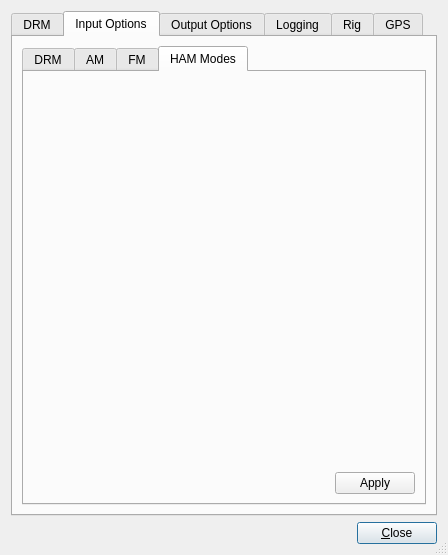
<ui version="4.0" >
 <class>ReceiverSettingsDlg</class>
 <widget class="QDialog" name="ReceiverSettingsDlg" >
  <property name="geometry" >
   <rect>
    <x>0</x>
    <y>0</y>
    <width>442</width>
    <height>535</height>
   </rect>
  </property>
  <property name="windowTitle" >
   <string>Settings</string>
  </property>
  <property name="sizeGripEnabled" >
   <bool>true</bool>
  </property>
  <layout class="QGridLayout" name="gridLayout_6" >
   <item row="0" column="0" >
    <widget class="QTabWidget" name="TabWidget" >
     <property name="currentIndex" >
      <number>1</number>
     </property>
     <widget class="QWidget" name="drm_2" >
      <attribute name="title" >
       <string>DRM</string>
      </attribute>
      <layout class="QGridLayout" name="gridLayout_9" >
       <property name="margin" >
        <number>11</number>
       </property>
       <item row="0" column="0" >
        <widget class="QGroupBox" name="groupBox_4" >
         <property name="title" >
          <string>Channel Estimation</string>
         </property>
         <layout class="QGridLayout" name="gridLayout_8" >
          <item row="0" column="0" colspan="2" >
           <widget class="QGroupBox" name="groupBox_3" >
            <property name="title" >
             <string>Frequency Interpolation</string>
            </property>
            <layout class="QHBoxLayout" name="horizontalLayout_2" >
             <item>
              <widget class="QRadioButton" name="RadioButtonFreqWiener" >
               <property name="sizePolicy" >
                <sizepolicy vsizetype="Minimum" hsizetype="Minimum" >
                 <horstretch>0</horstretch>
                 <verstretch>0</verstretch>
                </sizepolicy>
               </property>
               <property name="text" >
                <string>Wiener</string>
               </property>
              </widget>
             </item>
             <item>
              <widget class="QRadioButton" name="RadioButtonFreqLinear" >
               <property name="sizePolicy" >
                <sizepolicy vsizetype="Minimum" hsizetype="Minimum" >
                 <horstretch>0</horstretch>
                 <verstretch>0</verstretch>
                </sizepolicy>
               </property>
               <property name="text" >
                <string>Linear</string>
               </property>
              </widget>
             </item>
             <item>
              <widget class="QRadioButton" name="RadioButtonFreqDFT" >
               <property name="sizePolicy" >
                <sizepolicy vsizetype="Minimum" hsizetype="Minimum" >
                 <horstretch>0</horstretch>
                 <verstretch>0</verstretch>
                </sizepolicy>
               </property>
               <property name="text" >
                <string>DFT Zero Pad.</string>
               </property>
              </widget>
             </item>
            </layout>
           </widget>
          </item>
          <item row="1" column="0" >
           <widget class="QGroupBox" name="groupBox_2" >
            <property name="title" >
             <string>Time Interpolation</string>
            </property>
            <widget class="QRadioButton" name="RadioButtonTiWiener" >
             <property name="geometry" >
              <rect>
               <x>11</x>
               <y>25</y>
               <width>57</width>
               <height>19</height>
              </rect>
             </property>
             <property name="sizePolicy" >
              <sizepolicy vsizetype="Minimum" hsizetype="Minimum" >
               <horstretch>0</horstretch>
               <verstretch>0</verstretch>
              </sizepolicy>
             </property>
             <property name="text" >
              <string>Wiener</string>
             </property>
            </widget>
            <widget class="QRadioButton" name="RadioButtonTiLinear" >
             <property name="geometry" >
              <rect>
               <x>74</x>
               <y>25</y>
               <width>52</width>
               <height>19</height>
              </rect>
             </property>
             <property name="sizePolicy" >
              <sizepolicy vsizetype="Minimum" hsizetype="Minimum" >
               <horstretch>0</horstretch>
               <verstretch>0</verstretch>
              </sizepolicy>
             </property>
             <property name="text" >
              <string>Linear</string>
             </property>
            </widget>
           </widget>
          </item>
          <item row="1" column="1" >
           <widget class="QGroupBox" name="groupBox" >
            <property name="title" >
             <string>Time Sync Tracking</string>
            </property>
            <layout class="QVBoxLayout" name="verticalLayout" >
             <item>
              <widget class="QRadioButton" name="RadioButtonTiSyncEnergy" >
               <property name="sizePolicy" >
                <sizepolicy vsizetype="Minimum" hsizetype="Minimum" >
                 <horstretch>0</horstretch>
                 <verstretch>0</verstretch>
                </sizepolicy>
               </property>
               <property name="text" >
                <string>Guard Energy</string>
               </property>
              </widget>
             </item>
             <item>
              <widget class="QRadioButton" name="RadioButtonTiSyncFirstPeak" >
               <property name="sizePolicy" >
                <sizepolicy vsizetype="Minimum" hsizetype="Minimum" >
                 <horstretch>0</horstretch>
                 <verstretch>0</verstretch>
                </sizepolicy>
               </property>
               <property name="text" >
                <string>First Peak</string>
               </property>
              </widget>
             </item>
            </layout>
           </widget>
          </item>
         </layout>
        </widget>
       </item>
       <item row="2" column="0" >
        <widget class="QGroupBox" name="groupBox_6" >
         <property name="title" >
          <string>MLC Iterations</string>
         </property>
         <layout class="QGridLayout" name="gridLayout_10" >
          <item row="0" column="0" >
           <widget class="QSlider" name="SliderNoOfIterations" >
            <property name="sizePolicy" >
             <sizepolicy vsizetype="Fixed" hsizetype="Expanding" >
              <horstretch>0</horstretch>
              <verstretch>0</verstretch>
             </sizepolicy>
            </property>
            <property name="minimumSize" >
             <size>
              <width>100</width>
              <height>0</height>
             </size>
            </property>
            <property name="maximum" >
             <number>6</number>
            </property>
            <property name="pageStep" >
             <number>1</number>
            </property>
            <property name="orientation" >
             <enum>Qt::Horizontal</enum>
            </property>
            <property name="tickPosition" >
             <enum>QSlider::TicksBothSides</enum>
            </property>
           </widget>
          </item>
         </layout>
        </widget>
       </item>
       <item row="1" column="0" >
        <widget class="QGroupBox" name="groupBox_5" >
         <property name="title" >
          <string>Interferer Rejection</string>
         </property>
         <layout class="QHBoxLayout" name="horizontalLayout" >
          <item>
           <widget class="QCheckBox" name="CheckBoxModiMetric" >
            <property name="text" >
             <string>Modified &amp;Metrics</string>
            </property>
           </widget>
          </item>
          <item>
           <widget class="QCheckBox" name="CheckBoxRecFilter" >
            <property name="text" >
             <string>&amp;Bandpass Filter</string>
            </property>
           </widget>
          </item>
         </layout>
        </widget>
       </item>
      </layout>
     </widget>
     <widget class="QWidget" name="inputOptions" >
      <attribute name="title" >
       <string>Input Options</string>
      </attribute>
      <layout class="QGridLayout" name="gridLayout_17" >
       <item row="0" column="0" >
        <widget class="QTabWidget" name="tabWidget" >
         <property name="accessibleName" >
          <string>Input-DRM</string>
         </property>
         <property name="currentIndex" >
          <number>3</number>
         </property>
         <widget class="QWidget" name="drm" >
          <attribute name="title" >
           <string>DRM</string>
          </attribute>
          <layout class="QGridLayout" name="gridLayout_7" >
           <item row="0" column="0" >
            <layout class="QVBoxLayout" name="verticalLayout_4" >
             <item>
              <widget class="ReceiverInputWidget" native="1" name="widgetDRMInput" >
               <property name="sizePolicy" >
                <sizepolicy vsizetype="MinimumExpanding" hsizetype="MinimumExpanding" >
                 <horstretch>0</horstretch>
                 <verstretch>0</verstretch>
                </sizepolicy>
               </property>
               <property name="minimumSize" >
                <size>
                 <width>250</width>
                 <height>100</height>
                </size>
               </property>
               <property name="accessibleName" >
                <string>Input-DRM</string>
               </property>
              </widget>
             </item>
             <item>
              <layout class="QHBoxLayout" name="horizontalLayout_7" >
               <item>
                <spacer name="horizontalSpacer_5" >
                 <property name="orientation" >
                  <enum>Qt::Horizontal</enum>
                 </property>
                 <property name="sizeHint" stdset="0" >
                  <size>
                   <width>40</width>
                   <height>20</height>
                  </size>
                 </property>
                </spacer>
               </item>
               <item>
                <widget class="QPushButton" name="pushButtonDRMApply" >
                 <property name="sizePolicy" >
                  <sizepolicy vsizetype="Fixed" hsizetype="Preferred" >
                   <horstretch>0</horstretch>
                   <verstretch>0</verstretch>
                  </sizepolicy>
                 </property>
                 <property name="text" >
                  <string>Apply</string>
                 </property>
                </widget>
               </item>
              </layout>
             </item>
            </layout>
           </item>
          </layout>
         </widget>
         <widget class="QWidget" name="am" >
          <attribute name="title" >
           <string>AM</string>
          </attribute>
          <layout class="QGridLayout" name="gridLayout_12" >
           <item row="0" column="0" colspan="2" >
            <widget class="ReceiverInputWidget" native="1" name="widgetAMInput" >
             <property name="sizePolicy" >
              <sizepolicy vsizetype="MinimumExpanding" hsizetype="MinimumExpanding" >
               <horstretch>0</horstretch>
               <verstretch>0</verstretch>
              </sizepolicy>
             </property>
             <property name="minimumSize" >
              <size>
               <width>250</width>
               <height>100</height>
              </size>
             </property>
             <property name="accessibleName" >
              <string>Input-AM</string>
             </property>
            </widget>
           </item>
           <item row="1" column="0" >
            <spacer name="horizontalSpacer_4" >
             <property name="orientation" >
              <enum>Qt::Horizontal</enum>
             </property>
             <property name="sizeHint" stdset="0" >
              <size>
               <width>40</width>
               <height>20</height>
              </size>
             </property>
            </spacer>
           </item>
           <item row="1" column="1" >
            <widget class="QPushButton" name="pushButtonAMApply" >
             <property name="sizePolicy" >
              <sizepolicy vsizetype="Fixed" hsizetype="Preferred" >
               <horstretch>0</horstretch>
               <verstretch>0</verstretch>
              </sizepolicy>
             </property>
             <property name="text" >
              <string>Apply</string>
             </property>
            </widget>
           </item>
          </layout>
         </widget>
         <widget class="QWidget" name="fm" >
          <attribute name="title" >
           <string>FM</string>
          </attribute>
          <layout class="QGridLayout" name="gridLayout_14" >
           <item row="0" column="0" colspan="2" >
            <widget class="ReceiverInputWidget" native="1" name="widgetFMInput" >
             <property name="sizePolicy" >
              <sizepolicy vsizetype="MinimumExpanding" hsizetype="MinimumExpanding" >
               <horstretch>0</horstretch>
               <verstretch>0</verstretch>
              </sizepolicy>
             </property>
             <property name="minimumSize" >
              <size>
               <width>250</width>
               <height>100</height>
              </size>
             </property>
             <property name="accessibleName" >
              <string>Input-Ham</string>
             </property>
            </widget>
           </item>
           <item row="1" column="0" >
            <spacer name="horizontalSpacer_3" >
             <property name="orientation" >
              <enum>Qt::Horizontal</enum>
             </property>
             <property name="sizeHint" stdset="0" >
              <size>
               <width>40</width>
               <height>20</height>
              </size>
             </property>
            </spacer>
           </item>
           <item row="1" column="1" >
            <widget class="QPushButton" name="pushButtonFMApply" >
             <property name="sizePolicy" >
              <sizepolicy vsizetype="Fixed" hsizetype="Preferred" >
               <horstretch>0</horstretch>
               <verstretch>0</verstretch>
              </sizepolicy>
             </property>
             <property name="text" >
              <string>Apply</string>
             </property>
            </widget>
           </item>
          </layout>
         </widget>
         <widget class="QWidget" name="ham" >
          <attribute name="title" >
           <string>HAM Modes</string>
          </attribute>
          <layout class="QGridLayout" name="gridLayout_11" >
           <item row="0" column="0" colspan="2" >
            <widget class="ReceiverInputWidget" native="1" name="widgetHamInput" >
             <property name="sizePolicy" >
              <sizepolicy vsizetype="MinimumExpanding" hsizetype="MinimumExpanding" >
               <horstretch>0</horstretch>
               <verstretch>0</verstretch>
              </sizepolicy>
             </property>
             <property name="minimumSize" >
              <size>
               <width>250</width>
               <height>100</height>
              </size>
             </property>
             <property name="accessibleName" >
              <string>Input-Ham</string>
             </property>
            </widget>
           </item>
           <item row="1" column="0" >
            <spacer name="horizontalSpacer_2" >
             <property name="orientation" >
              <enum>Qt::Horizontal</enum>
             </property>
             <property name="sizeHint" stdset="0" >
              <size>
               <width>40</width>
               <height>20</height>
              </size>
             </property>
            </spacer>
           </item>
           <item row="1" column="1" >
            <widget class="QPushButton" name="pushButtonHamApply" >
             <property name="sizePolicy" >
              <sizepolicy vsizetype="Fixed" hsizetype="Preferred" >
               <horstretch>0</horstretch>
               <verstretch>0</verstretch>
              </sizepolicy>
             </property>
             <property name="text" >
              <string>Apply</string>
             </property>
            </widget>
           </item>
          </layout>
         </widget>
        </widget>
       </item>
      </layout>
     </widget>
     <widget class="QWidget" name="tab" >
      <attribute name="title" >
       <string>Output Options</string>
      </attribute>
      <layout class="QGridLayout" name="gridLayout_20" >
       <item row="0" column="0" >
        <widget class="QGroupBox" name="groupBoxIQoptions" >
         <property name="title" >
          <string>I/Q</string>
         </property>
         <layout class="QGridLayout" name="gridLayout_18" >
          <item row="0" column="0" >
           <widget class="QCheckBox" name="CheckBoxRecordIQ" >
            <property name="text" >
             <string>Record to File</string>
            </property>
           </widget>
          </item>
          <item row="0" column="1" >
           <widget class="QLineEdit" name="lineEditIQFile" />
          </item>
          <item row="0" column="2" >
           <widget class="QPushButton" name="pushButtonChooseIQFile" >
            <property name="text" >
             <string>Choose</string>
            </property>
           </widget>
          </item>
         </layout>
        </widget>
       </item>
       <item row="1" column="0" >
        <widget class="QGroupBox" name="groupBoxAudioOptions" >
         <property name="title" >
          <string>Audio</string>
         </property>
         <layout class="QGridLayout" name="gridLayout_16" >
          <item row="0" column="0" colspan="2" >
           <widget class="QCheckBox" name="CheckBoxReverb" >
            <property name="text" >
             <string>&amp;Reverberation</string>
            </property>
           </widget>
          </item>
          <item row="1" column="0" >
           <widget class="QCheckBox" name="CheckBoxMuteAudio" >
            <property name="text" >
             <string>Mute</string>
            </property>
           </widget>
          </item>
          <item row="2" column="0" >
           <widget class="QCheckBox" name="CheckBoxRecordAudio" >
            <property name="text" >
             <string>Record to File</string>
            </property>
           </widget>
          </item>
          <item row="2" column="1" >
           <widget class="QLineEdit" name="lineEditAudioFile" />
          </item>
          <item row="2" column="2" >
           <widget class="QPushButton" name="pushButtonChooseAudioFile" >
            <property name="text" >
             <string>Choose</string>
            </property>
           </widget>
          </item>
          <item row="3" column="0" colspan="3" >
           <widget class="QTreeView" name="treeViewAudio" >
            <property name="headerHidden" >
             <bool>true</bool>
            </property>
           </widget>
          </item>
         </layout>
        </widget>
       </item>
       <item row="2" column="0" >
        <widget class="QGroupBox" name="groupBoxNetworkOutputs" >
         <property name="title" >
          <string>RSCI</string>
         </property>
         <layout class="QGridLayout" name="gridLayout_19" >
          <item row="0" column="0" >
           <widget class="DIoutputSelector" native="1" name="widgetNetworkOutput" >
            <property name="minimumSize" >
             <size>
              <width>380</width>
              <height>150</height>
             </size>
            </property>
           </widget>
          </item>
         </layout>
        </widget>
       </item>
      </layout>
     </widget>
     <widget class="QWidget" name="logging" >
      <attribute name="title" >
       <string>Logging</string>
      </attribute>
      <layout class="QGridLayout" name="gridLayout_5" >
       <item row="0" column="0" >
        <widget class="QCheckBox" name="CheckBoxWriteLog" >
         <property name="text" >
          <string>&amp;Log To File</string>
         </property>
        </widget>
       </item>
       <item row="1" column="0" >
        <widget class="QCheckBox" name="CheckBoxLogLatLng" >
         <property name="text" >
          <string>Log &amp;Position Data</string>
         </property>
        </widget>
       </item>
       <item row="2" column="0" >
        <widget class="QCheckBox" name="CheckBoxLogSigStr" >
         <property name="text" >
          <string>Log Receive Level</string>
         </property>
        </widget>
       </item>
       <item row="3" column="0" >
        <layout class="QGridLayout" name="gridLayout_4" >
         <item row="0" column="0" colspan="3" >
          <widget class="QLabel" name="TextStartDelay" >
           <property name="sizePolicy" >
            <sizepolicy vsizetype="Minimum" hsizetype="Minimum" >
             <horstretch>0</horstretch>
             <verstretch>0</verstretch>
            </sizepolicy>
           </property>
           <property name="text" >
            <string>Start Delay</string>
           </property>
           <property name="alignment" >
            <set>Qt::AlignBottom|Qt::AlignHCenter</set>
           </property>
           <property name="wordWrap" >
            <bool>false</bool>
           </property>
          </widget>
         </item>
         <item row="1" column="0" >
          <widget class="QLabel" name="TextLabel1_2" >
           <property name="text" >
            <string>0 s</string>
           </property>
           <property name="wordWrap" >
            <bool>false</bool>
           </property>
          </widget>
         </item>
         <item row="1" column="1" >
          <widget class="QSlider" name="SliderLogStartDelay" >
           <property name="sizePolicy" >
            <sizepolicy vsizetype="Fixed" hsizetype="Expanding" >
             <horstretch>0</horstretch>
             <verstretch>0</verstretch>
            </sizepolicy>
           </property>
           <property name="minimumSize" >
            <size>
             <width>100</width>
             <height>0</height>
            </size>
           </property>
           <property name="maximum" >
            <number>120</number>
           </property>
           <property name="pageStep" >
            <number>1</number>
           </property>
           <property name="orientation" >
            <enum>Qt::Horizontal</enum>
           </property>
           <property name="tickPosition" >
            <enum>QSlider::TicksBothSides</enum>
           </property>
           <property name="tickInterval" >
            <number>15</number>
           </property>
          </widget>
         </item>
         <item row="1" column="2" >
          <widget class="QLabel" name="TextLabel2" >
           <property name="text" >
            <string>120 s</string>
           </property>
           <property name="wordWrap" >
            <bool>false</bool>
           </property>
          </widget>
         </item>
        </layout>
       </item>
      </layout>
     </widget>
     <widget class="QWidget" name="Rig" >
      <attribute name="title" >
       <string>Rig</string>
      </attribute>
      <layout class="QGridLayout" name="gridLayout_15" >
       <item row="0" column="0" colspan="2" >
        <widget class="QLabel" name="label" >
         <property name="text" >
          <string>Rig Types</string>
         </property>
         <property name="buddy" >
          <cstring>treeViewRigTypes</cstring>
         </property>
        </widget>
       </item>
       <item row="1" column="0" colspan="2" >
        <layout class="QGridLayout" name="gridLayout_13" >
         <item rowspan="2" row="0" column="0" >
          <widget class="QTreeView" name="treeViewRigTypes" >
           <property name="allColumnsShowFocus" >
            <bool>true</bool>
           </property>
          </widget>
         </item>
         <item row="0" column="1" >
          <widget class="QPushButton" name="pushButtonAddRig" >
           <property name="text" >
            <string>Add</string>
           </property>
          </widget>
         </item>
         <item row="1" column="1" >
          <widget class="QCheckBox" name="checkBoxModified" >
           <property name="text" >
            <string>Modified for DRM</string>
           </property>
          </widget>
         </item>
        </layout>
       </item>
       <item row="2" column="0" colspan="2" >
        <widget class="QLabel" name="label_2" >
         <property name="text" >
          <string>Connected Rigs</string>
         </property>
        </widget>
       </item>
       <item row="3" column="0" colspan="2" >
        <layout class="QHBoxLayout" name="horizontalLayout_4" >
         <item>
          <widget class="QTreeView" name="treeViewRigs" />
         </item>
         <item>
          <layout class="QVBoxLayout" name="verticalLayout_3" >
           <item>
            <widget class="QPushButton" name="pushButtonRemoveRig" >
             <property name="text" >
              <string>Remove</string>
             </property>
            </widget>
           </item>
          </layout>
         </item>
        </layout>
       </item>
       <item row="4" column="0" >
        <widget class="QStackedWidget" name="stackedWidget" >
         <property name="currentIndex" >
          <number>0</number>
         </property>
         <widget class="QWidget" name="page_1" >
          <layout class="QFormLayout" name="formLayout_2" >
           <item row="0" column="0" >
            <widget class="QLabel" name="labelComPort" >
             <property name="text" >
              <string>Com Port</string>
             </property>
            </widget>
           </item>
           <item row="0" column="1" >
            <widget class="QComboBox" name="comboBoxComPort" />
           </item>
          </layout>
         </widget>
         <widget class="QWidget" name="page_2" >
          <layout class="QHBoxLayout" name="horizontalLayout_8" >
           <item>
            <widget class="QLabel" name="label_3" >
             <property name="text" >
              <string>USB Port</string>
             </property>
            </widget>
           </item>
           <item>
            <widget class="QComboBox" name="comboBoxUSBPort" />
           </item>
          </layout>
         </widget>
        </widget>
       </item>
       <item row="4" column="1" >
        <widget class="QPushButton" name="pushButtonConnectRig" >
         <property name="text" >
          <string>Connect</string>
         </property>
        </widget>
       </item>
       <item row="5" column="0" colspan="2" >
        <widget class="QLabel" name="labelRigInfo" >
         <property name="sizePolicy" >
          <sizepolicy vsizetype="Preferred" hsizetype="Expanding" >
           <horstretch>0</horstretch>
           <verstretch>0</verstretch>
          </sizepolicy>
         </property>
         <property name="minimumSize" >
          <size>
           <width>200</width>
           <height>0</height>
          </size>
         </property>
         <property name="text" >
          <string/>
         </property>
        </widget>
       </item>
       <item row="6" column="0" colspan="2" >
        <widget class="QGroupBox" name="groupBox_8" >
         <property name="title" >
          <string>S-Meter</string>
         </property>
         <layout class="QHBoxLayout" name="horizontalLayout_3" >
          <item>
           <widget class="QProgressBar" name="ProgrSigStrength" >
            <property name="value" >
             <number>24</number>
            </property>
           </widget>
          </item>
          <item>
           <widget class="QCheckBox" name="CheckBoxEnableSMeter" >
            <property name="text" >
             <string>Enable</string>
            </property>
           </widget>
          </item>
         </layout>
        </widget>
       </item>
      </layout>
     </widget>
     <widget class="QWidget" name="gps" >
      <attribute name="title" >
       <string>GPS</string>
      </attribute>
      <layout class="QGridLayout" name="gridLayout_3" >
       <item row="0" column="0" >
        <widget class="QGroupBox" name="groupBoxReceiverLocation" >
         <property name="title" >
          <string>Receiver Location</string>
         </property>
         <layout class="QGridLayout" name="gridLayout" >
          <item row="1" column="0" >
           <widget class="QLabel" name="TextLatitude" >
            <property name="text" >
             <string>Latitude   </string>
            </property>
            <property name="wordWrap" >
             <bool>false</bool>
            </property>
           </widget>
          </item>
          <item row="0" column="1" >
           <widget class="QLabel" name="TextLabel1_3" >
            <property name="text" >
             <string>Degrees</string>
            </property>
            <property name="wordWrap" >
             <bool>false</bool>
            </property>
           </widget>
          </item>
          <item row="0" column="2" >
           <widget class="QLabel" name="TextLabel2_3" >
            <property name="text" >
             <string>Minutes</string>
            </property>
            <property name="wordWrap" >
             <bool>false</bool>
            </property>
           </widget>
          </item>
          <item row="1" column="3" >
           <widget class="QComboBox" name="ComboBoxNS" >
            <property name="maxCount" >
             <number>2</number>
            </property>
            <item>
             <property name="text" >
              <string>N</string>
             </property>
            </item>
            <item>
             <property name="text" >
              <string>S</string>
             </property>
            </item>
           </widget>
          </item>
          <item row="1" column="1" >
           <widget class="QLineEdit" name="LineEditLatDegrees" />
          </item>
          <item row="1" column="2" >
           <widget class="QLineEdit" name="LineEditLatMinutes" />
          </item>
          <item row="2" column="0" >
           <widget class="QLabel" name="TextLongitude" >
            <property name="text" >
             <string>Longitude</string>
            </property>
            <property name="wordWrap" >
             <bool>false</bool>
            </property>
           </widget>
          </item>
          <item row="2" column="1" >
           <widget class="QLineEdit" name="LineEditLngDegrees" />
          </item>
          <item row="2" column="2" >
           <widget class="QLineEdit" name="LineEditLngMinutes" />
          </item>
          <item row="2" column="3" >
           <widget class="QComboBox" name="ComboBoxEW" >
            <property name="maxCount" >
             <number>2</number>
            </property>
            <item>
             <property name="text" >
              <string>E</string>
             </property>
            </item>
            <item>
             <property name="text" >
              <string>W</string>
             </property>
            </item>
           </widget>
          </item>
         </layout>
        </widget>
       </item>
       <item row="1" column="0" >
        <widget class="QGroupBox" name="groupBoxGPS" >
         <property name="title" >
          <string>GPS</string>
         </property>
         <layout class="QGridLayout" name="gridLayout_2" >
          <item row="0" column="0" >
           <layout class="QGridLayout" >
            <property name="margin" >
             <number>0</number>
            </property>
            <property name="spacing" >
             <number>6</number>
            </property>
            <item row="0" column="0" >
             <widget class="QCheckBox" name="CheckBoxUseGPS" >
              <property name="text" >
               <string>Use GPS</string>
              </property>
             </widget>
            </item>
            <item row="1" column="2" >
             <widget class="QLineEdit" name="LineEditGPSPort" />
            </item>
            <item row="0" column="2" >
             <widget class="QLineEdit" name="LineEditGPSHost" />
            </item>
            <item row="1" column="0" >
             <spacer name="Spacer4" >
              <property name="orientation" >
               <enum>Qt::Horizontal</enum>
              </property>
              <property name="sizeType" >
               <enum>QSizePolicy::Expanding</enum>
              </property>
              <property name="sizeHint" stdset="0" >
               <size>
                <width>20</width>
                <height>20</height>
               </size>
              </property>
             </spacer>
            </item>
            <item row="0" column="3" >
             <spacer name="Spacer5" >
              <property name="orientation" >
               <enum>Qt::Horizontal</enum>
              </property>
              <property name="sizeType" >
               <enum>QSizePolicy::Expanding</enum>
              </property>
              <property name="sizeHint" stdset="0" >
               <size>
                <width>20</width>
                <height>20</height>
               </size>
              </property>
             </spacer>
            </item>
            <item row="0" column="1" >
             <widget class="QLabel" name="GPSHost" >
              <property name="text" >
               <string>Host</string>
              </property>
              <property name="wordWrap" >
               <bool>false</bool>
              </property>
             </widget>
            </item>
            <item row="1" column="1" >
             <widget class="QLabel" name="GPSPort" >
              <property name="text" >
               <string>Port</string>
              </property>
              <property name="wordWrap" >
               <bool>false</bool>
              </property>
             </widget>
            </item>
            <item row="1" column="3" >
             <spacer name="Spacer6" >
              <property name="orientation" >
               <enum>Qt::Horizontal</enum>
              </property>
              <property name="sizeType" >
               <enum>QSizePolicy::Expanding</enum>
              </property>
              <property name="sizeHint" stdset="0" >
               <size>
                <width>20</width>
                <height>20</height>
               </size>
              </property>
             </spacer>
            </item>
           </layout>
          </item>
          <item row="1" column="0" >
           <widget class="QCheckBox" name="CheckBoxDisplayGPS" >
            <property name="text" >
             <string>Display GPS Data</string>
            </property>
           </widget>
          </item>
          <item row="2" column="0" >
           <spacer name="Spacer6_2" >
            <property name="orientation" >
             <enum>Qt::Horizontal</enum>
            </property>
            <property name="sizeType" >
             <enum>QSizePolicy::Expanding</enum>
            </property>
            <property name="sizeHint" stdset="0" >
             <size>
              <width>20</width>
              <height>20</height>
             </size>
            </property>
           </spacer>
          </item>
         </layout>
        </widget>
       </item>
      </layout>
     </widget>
    </widget>
   </item>
   <item row="1" column="0" >
    <layout class="QHBoxLayout" name="horizontalLayout_5" >
     <item>
      <spacer name="horizontalSpacer" >
       <property name="orientation" >
        <enum>Qt::Horizontal</enum>
       </property>
       <property name="sizeHint" stdset="0" >
        <size>
         <width>40</width>
         <height>20</height>
        </size>
       </property>
      </spacer>
     </item>
     <item>
      <widget class="QPushButton" name="buttonClose" >
       <property name="windowTitle" >
        <string/>
       </property>
       <property name="text" >
        <string>&amp;Close</string>
       </property>
       <property name="autoDefault" >
        <bool>true</bool>
       </property>
       <property name="default" >
        <bool>true</bool>
       </property>
      </widget>
     </item>
    </layout>
   </item>
  </layout>
 </widget>
 <customwidgets>
  <customwidget>
   <class>ReceiverInputWidget</class>
   <extends>QWidget</extends>
   <header>receiverinputwidget.h</header>
   <container>1</container>
  </customwidget>
  <customwidget>
   <class>DIoutputSelector</class>
   <extends>QWidget</extends>
   <header location="global" >DIoutputSelector.h</header>
   <container>1</container>
  </customwidget>
 </customwidgets>
 <tabstops>
  <tabstop>LineEditLatDegrees</tabstop>
  <tabstop>LineEditLatMinutes</tabstop>
  <tabstop>ComboBoxNS</tabstop>
  <tabstop>LineEditLngDegrees</tabstop>
  <tabstop>LineEditLngMinutes</tabstop>
  <tabstop>ComboBoxEW</tabstop>
  <tabstop>CheckBoxUseGPS</tabstop>
  <tabstop>LineEditGPSHost</tabstop>
  <tabstop>LineEditGPSPort</tabstop>
  <tabstop>CheckBoxRecFilter</tabstop>
  <tabstop>CheckBoxModiMetric</tabstop>
  <tabstop>CheckBoxWriteLog</tabstop>
  <tabstop>CheckBoxLogLatLng</tabstop>
  <tabstop>CheckBoxLogSigStr</tabstop>
  <tabstop>SliderLogStartDelay</tabstop>
 </tabstops>
 <resources/>
 <connections/>
</ui>
